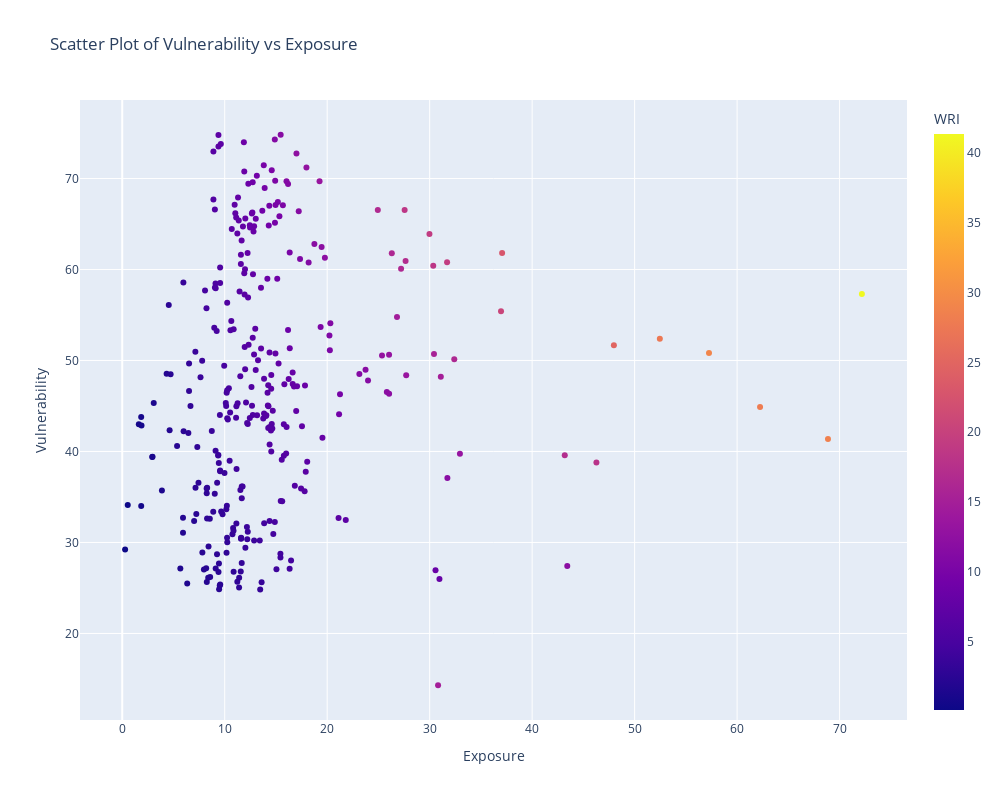

Notebook source saved alongside this figure:
### Markdown cell above
The correlation  heatmap provides a visual representation of the strength and direction of the relationships between the six quantitative features: WRI, Exposure, Vulnerability, Susceptibility, Lack of Coping Capabilities, and Lack of Adaptive Capacities.

### Key Observations

 
__WRI and Exposure 0.92:__ There is a very strong positive correlation between WRI and Exposure. This suggests that exposure is a heavily weighted in determining determing the world risk index. 

__WRI and Vulnerability 0.44:__ There is a moderate positive correlation between WRI and Vulnerability. While Vulnerability is associated with WRI, its influence is less significant compared to Exposure.

__Vulnerability and Susceptibility, Lack of Adaptive Capacities, and Lack of Coping Capabilities: 0.93, 0.94, 0.93:__ There is a similarly strong positive correlation between Vulnerability and the factors of Susceptibility, Lack of Adaptive Capacities, and Lack of Coping Capabilities. "Societal vulnerability is divided into susceptibility to extreme natural events, lack of coping capacities, and lack of adaptive capacities." This suggests that Vulnerability is significantly influenced by these three sub-components.

__Susceptibility, Lack of Adaptive Capacities, and Lack of Coping Capabilities 0.78, 0.83, 0.84:__ The heat graph shows that the each of the three measures are strongly correlated to the others.  This suggests that regions struggling with one are likely to struggle with the other, compounding their overall vulnerability.

__Exposure and Vulnerability 0.10:__ The low positive correlation between Exposure and Vulnerability suggests that these two variables are relatively independent. Regions with high exposure do not necessarily have high vulnerability, and vice versa.


#### Summary: 
We have observed that the World Risk Index (WRI) is primarily related to Exposure, rather than Vulnerability. Additionally, Vulnerability is significantly influenced by its sub-components, such as Susceptibility, Lack of Coping Capacities, and Lack of Adaptive Capacities. The strong correlations among these sub-components suggest that some regions face compounded challenges, which could heighten their vulnerability and make recovery and improvements more difficult.

### Code cell
mean_wri = wri.groupby('Country').mean().reset_index()

fig = px.scatter(mean_wri, 
                 x='Exposure',  
                 y='Vulnerability',       
                 color='WRI', 
                #text='Region',  
                 title='Scatter Plot of Vulnerability vs Exposure',
                 labels={'Vulnerability': 'Vulnerability', 'Exposure': 'Exposure', 'Country':'Country'})

fig.update_layout(
    width=1000, 
    height=800, 
    xaxis_title='Exposure',
    yaxis_title='Vulnerability'      
)

fig.show()

### Figure 1 — Plotly figure (JSON) as saved in the notebook; plotly's stock layout.template omitted (floating-point values rounded to 4 significant figures; data arrays with more than 128 entries replaced by an {"elided": "..."} marker saying what was removed)
{"data": [{"hovertemplate": "Exposure=%{x}<br>Vulnerability=%{y}<br>WRI=%{marker.color}<extra></extra>", "legendgroup": "", "marker": {"color": {"elided": "306 float values"}, "coloraxis": "coloraxis", "symbol": "circle"}, "mode": "markers", "name": "", "orientation": "v", "showlegend": false, "type": "scatter", "x": {"elided": "306 float values"}, "xaxis": "x", "y": {"elided": "306 float values"}, "yaxis": "y"}], "layout": {"coloraxis": {"colorbar": {"title": {"text": "WRI"}}, "colorscale": [[0, "#0d0887"], [0.1111, "#46039f"], [0.2222, "#7201a8"], [0.3333, "#9c179e"], [0.4444, "#bd3786"], [0.5556, "#d8576b"], [0.6667, "#ed7953"], [0.7778, "#fb9f3a"], [0.8889, "#fdca26"], [1, "#f0f921"]]}, "height": 800, "legend": {"tracegroupgap": 0}, "title": {"text": "Scatter Plot of Vulnerability vs Exposure"}, "width": 1000, "xaxis": {"anchor": "y", "autorange": true, "domain": [0, 1], "range": [-4.121, 76.58], "title": {"text": "Exposure"}, "type": "linear"}, "yaxis": {"anchor": "x", "autorange": true, "domain": [0, 1], "range": [10.49, 78.63], "title": {"text": "Vulnerability"}, "type": "linear"}}}
